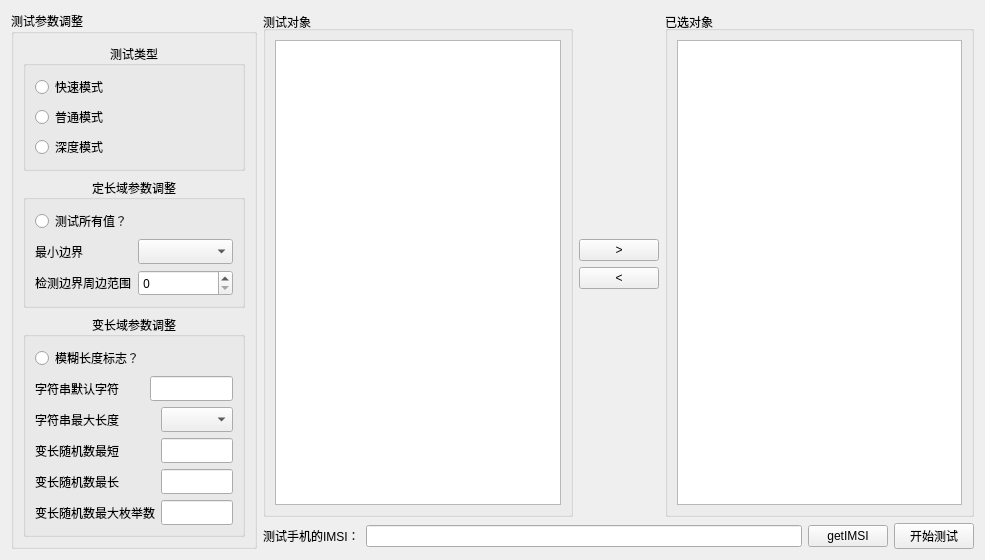
      <widget class="QWidget" name="testset_2">
       <property name="sizePolicy">
        <sizepolicy hsizetype="Maximum" vsizetype="Maximum">
         <horstretch>0</horstretch>
         <verstretch>0</verstretch>
        </sizepolicy>
       </property>
       <property name="autoFillBackground">
        <bool>false</bool>
       </property>
       <attribute name="title">
        <string>测试设置</string>
       </attribute>
       <layout class="QHBoxLayout" name="horizontalLayout_10" stretch="1,3">
        <item>
         <widget class="QGroupBox" name="groupBox">
          <property name="sizePolicy">
           <sizepolicy hsizetype="Preferred" vsizetype="Preferred">
            <horstretch>0</horstretch>
            <verstretch>0</verstretch>
           </sizepolicy>
          </property>
          <property name="font">
           <font>
            <family>微软雅黑</family>
            <pointsize>9</pointsize>
            <weight>50</weight>
            <bold>false</bold>
           </font>
          </property>
          <property name="title">
           <string>测试参数调整</string>
          </property>
          <layout class="QVBoxLayout" name="verticalLayout_11" stretch="4,4,8">
           <item>
            <widget class="QGroupBox" name="groupBox_testMode">
             <property name="sizePolicy">
              <sizepolicy hsizetype="Preferred" vsizetype="Preferred">
               <horstretch>0</horstretch>
               <verstretch>0</verstretch>
              </sizepolicy>
             </property>
             <property name="font">
              <font>
               <family>微软雅黑</family>
               <pointsize>9</pointsize>
               <weight>50</weight>
               <bold>false</bold>
              </font>
             </property>
             <property name="title">
              <string>测试类型</string>
             </property>
             <property name="alignment">
              <set>Qt::AlignCenter</set>
             </property>
             <layout class="QVBoxLayout" name="verticalLayout_10" stretch="0,0,0">
              <item>
               <widget class="QRadioButton" name="radioButton_quick">
                <property name="font">
                 <font>
                  <family>微软雅黑</family>
                  <weight>50</weight>
                  <bold>false</bold>
                 </font>
                </property>
                <property name="text">
                 <string>快速模式</string>
                </property>
               </widget>
              </item>
              <item>
               <widget class="QRadioButton" name="radioButton_norm">
                <property name="font">
                 <font>
                  <weight>50</weight>
                  <bold>false</bold>
                 </font>
                </property>
                <property name="text">
                 <string>普通模式</string>
                </property>
               </widget>
              </item>
              <item>
               <widget class="QRadioButton" name="radioButton_deep">
                <property name="font">
                 <font>
                  <weight>50</weight>
                  <bold>false</bold>
                 </font>
                </property>
                <property name="text">
                 <string>深度模式</string>
                </property>
               </widget>
              </item>
             </layout>
            </widget>
           </item>
           <item>
            <widget class="QGroupBox" name="groupBox_Vconf">
             <property name="sizePolicy">
              <sizepolicy hsizetype="Preferred" vsizetype="Preferred">
               <horstretch>0</horstretch>
               <verstretch>0</verstretch>
              </sizepolicy>
             </property>
             <property name="font">
              <font>
               <family>微软雅黑</family>
               <pointsize>9</pointsize>
               <weight>50</weight>
               <bold>false</bold>
              </font>
             </property>
             <property name="title">
              <string>定长域参数调整</string>
             </property>
             <property name="alignment">
              <set>Qt::AlignCenter</set>
             </property>
             <layout class="QGridLayout" name="gridLayout">
              <item row="0" column="0">
               <widget class="QRadioButton" name="bitfield_testall">
                <property name="text">
                 <string>测试所有值？</string>
                </property>
               </widget>
              </item>
              <item row="0" column="1">
               <spacer name="horizontalSpacer_7">
                <property name="orientation">
                 <enum>Qt::Horizontal</enum>
                </property>
                <property name="sizeHint" stdset="0">
                 <size>
                  <width>154</width>
                  <height>20</height>
                 </size>
                </property>
               </spacer>
              </item>
              <item row="1" column="0">
               <widget class="QLabel" name="label">
                <property name="font">
                 <font>
                  <weight>50</weight>
                  <bold>false</bold>
                 </font>
                </property>
                <property name="text">
                 <string>最小边界</string>
                </property>
               </widget>
              </item>
              <item row="1" column="1">
               <widget class="QComboBox" name="bitfield_minEdge">
                <property name="font">
                 <font>
                  <weight>50</weight>
                  <bold>false</bold>
                 </font>
                </property>
               </widget>
              </item>
              <item row="2" column="0">
               <widget class="QLabel" name="label_2">
                <property name="font">
                 <font>
                  <weight>50</weight>
                  <bold>false</bold>
                 </font>
                </property>
                <property name="text">
                 <string>检测边界周边范围</string>
                </property>
               </widget>
              </item>
              <item row="2" column="1">
               <widget class="QSpinBox" name="bitfield_maxRange">
                <property name="font">
                 <font>
                  <weight>50</weight>
                  <bold>false</bold>
                 </font>
                </property>
               </widget>
              </item>
             </layout>
            </widget>
           </item>
           <item>
            <widget class="QGroupBox" name="groupBox_LVconf">
             <property name="sizePolicy">
              <sizepolicy hsizetype="Preferred" vsizetype="Preferred">
               <horstretch>0</horstretch>
               <verstretch>0</verstretch>
              </sizepolicy>
             </property>
             <property name="font">
              <font>
               <family>微软雅黑</family>
               <pointsize>9</pointsize>
               <weight>50</weight>
               <bold>false</bold>
              </font>
             </property>
             <property name="title">
              <string>变长域参数调整</string>
             </property>
             <property name="alignment">
              <set>Qt::AlignCenter</set>
             </property>
             <layout class="QGridLayout" name="gridLayout_2">
              <item row="0" column="0">
               <widget class="QRadioButton" name="string_fuzzLength">
                <property name="text">
                 <string>模糊长度标志？</string>
                </property>
               </widget>
              </item>
              <item row="0" column="2">
               <spacer name="horizontalSpacer_8">
                <property name="orientation">
                 <enum>Qt::Horizontal</enum>
                </property>
                <property name="sizeHint" stdset="0">
                 <size>
                  <width>130</width>
                  <height>20</height>
                 </size>
                </property>
               </spacer>
              </item>
              <item row="1" column="0">
               <widget class="QLabel" name="label_3">
                <property name="font">
                 <font>
                  <weight>50</weight>
                  <bold>false</bold>
                 </font>
                </property>
                <property name="text">
                 <string>字符串默认字符</string>
                </property>
               </widget>
              </item>
              <item row="1" column="1" colspan="2">
               <widget class="QLineEdit" name="string_value">
                <property name="font">
                 <font>
                  <weight>50</weight>
                  <bold>false</bold>
                 </font>
                </property>
               </widget>
              </item>
              <item row="2" column="0">
               <widget class="QLabel" name="label_9">
                <property name="font">
                 <font>
                  <weight>50</weight>
                  <bold>false</bold>
                 </font>
                </property>
                <property name="text">
                 <string>字符串最大长度</string>
                </property>
               </widget>
              </item>
              <item row="2" column="2">
               <widget class="QComboBox" name="string_maxlen">
                <property name="font">
                 <font>
                  <weight>50</weight>
                  <bold>false</bold>
                 </font>
                </property>
               </widget>
              </item>
              <item row="3" column="0">
               <widget class="QLabel" name="label_10">
                <property name="font">
                 <font>
                  <weight>50</weight>
                  <bold>false</bold>
                 </font>
                </property>
                <property name="text">
                 <string>变长随机数最短</string>
                </property>
               </widget>
              </item>
              <item row="3" column="2">
               <widget class="QLineEdit" name="random_minreps"/>
              </item>
              <item row="4" column="0">
               <widget class="QLabel" name="label_32">
                <property name="font">
                 <font>
                  <weight>50</weight>
                  <bold>false</bold>
                 </font>
                </property>
                <property name="text">
                 <string>变长随机数最长</string>
                </property>
               </widget>
              </item>
              <item row="4" column="2">
               <widget class="QLineEdit" name="random_maxreps"/>
              </item>
              <item row="5" column="0" colspan="2">
               <widget class="QLabel" name="label_33">
                <property name="font">
                 <font>
                  <weight>50</weight>
                  <bold>false</bold>
                 </font>
                </property>
                <property name="text">
                 <string>变长随机数最大枚举数</string>
                </property>
               </widget>
              </item>
              <item row="5" column="2">
               <widget class="QLineEdit" name="random_maxmuns"/>
              </item>
             </layout>
            </widget>
           </item>
          </layout>
         </widget>
        </item>
        <item>
         <layout class="QVBoxLayout" name="verticalLayout_13">
          <item>
           <layout class="QHBoxLayout" name="horizontalLayout_5" stretch="6,0,6">
            <item>
             <widget class="QGroupBox" name="amgroupBox">
              <property name="sizePolicy">
               <sizepolicy hsizetype="Preferred" vsizetype="Preferred">
                <horstretch>1</horstretch>
                <verstretch>0</verstretch>
               </sizepolicy>
              </property>
              <property name="title">
               <string>测试对象</string>
              </property>
              <property name="alignment">
               <set>Qt::AlignLeading|Qt::AlignLeft|Qt::AlignVCenter</set>
              </property>
              <layout class="QVBoxLayout" name="verticalLayout_2">
               <item>
                <widget class="QTreeView" name="treeView2"/>
               </item>
              </layout>
             </widget>
            </item>
            <item>
             <layout class="QVBoxLayout" name="verticalLayout_12">
              <item>
               <spacer name="verticalSpacer">
                <property name="orientation">
                 <enum>Qt::Vertical</enum>
                </property>
                <property name="sizeHint" stdset="0">
                 <size>
                  <width>20</width>
                  <height>40</height>
                 </size>
                </property>
               </spacer>
              </item>
              <item>
               <widget class="QPushButton" name="pushButton_5">
                <property name="text">
                 <string>&gt;</string>
                </property>
               </widget>
              </item>
              <item>
               <widget class="QPushButton" name="pushButton_6">
                <property name="text">
                 <string>&lt;</string>
                </property>
               </widget>
              </item>
              <item>
               <spacer name="verticalSpacer_2">
                <property name="orientation">
                 <enum>Qt::Vertical</enum>
                </property>
                <property name="sizeHint" stdset="0">
                 <size>
                  <width>20</width>
                  <height>40</height>
                 </size>
                </property>
               </spacer>
              </item>
             </layout>
            </item>
            <item>
             <widget class="QGroupBox" name="groupBox_6">
              <property name="sizePolicy">
               <sizepolicy hsizetype="Preferred" vsizetype="Preferred">
                <horstretch>1</horstretch>
                <verstretch>0</verstretch>
               </sizepolicy>
              </property>
              <property name="title">
               <string>已选对象</string>
              </property>
              <property name="alignment">
               <set>Qt::AlignLeading|Qt::AlignLeft|Qt::AlignVCenter</set>
              </property>
              <layout class="QVBoxLayout" name="verticalLayout_4">
               <item>
                <widget class="QListView" name="listView">
                 <property name="sizePolicy">
                  <sizepolicy hsizetype="Preferred" vsizetype="Preferred">
                   <horstretch>1</horstretch>
                   <verstretch>1</verstretch>
                  </sizepolicy>
                 </property>
                </widget>
               </item>
              </layout>
             </widget>
            </item>
           </layout>
          </item>
          <item>
           <layout class="QHBoxLayout" name="horizontalLayout_6">
            <item>
             <widget class="QLabel" name="label_status">
              <property name="sizePolicy">
               <sizepolicy hsizetype="Preferred" vsizetype="Preferred">
                <horstretch>0</horstretch>
                <verstretch>0</verstretch>
               </sizepolicy>
              </property>
              <property name="text">
               <string>测试手机的IMSI：</string>
              </property>
             </widget>
            </item>
            <item>
             <widget class="QLineEdit" name="IMSI"/>
            </item>
            <item>
             <widget class="QPushButton" name="button_getimsi">
              <property name="text">
               <string>getIMSI</string>
              </property>
             </widget>
            </item>
            <item>
             <widget class="QPushButton" name="button_startTest">
              <property name="text">
               <string>开始测试</string>
              </property>
             </widget>
            </item>
           </layout>
          </item>
         </layout>
        </item>
       </layout>
      </widget>
